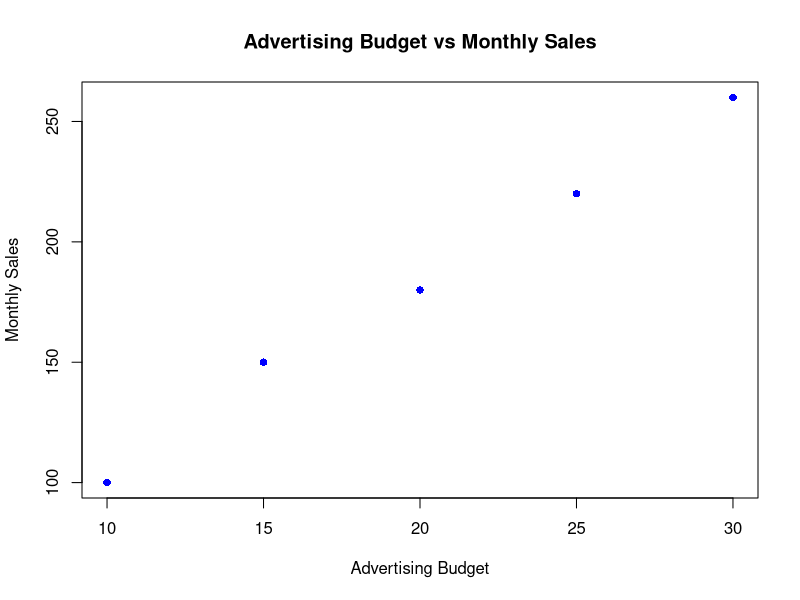

Source code (R):
budget <- c(10, 15, 20, 25, 30)
sales <- c(100, 150, 180, 220, 260)

plot(budget, sales,
     xlab = "Advertising Budget",
     ylab = "Monthly Sales",
     main = "Advertising Budget vs Monthly Sales",
     pch = 16,
     col = "blue")
